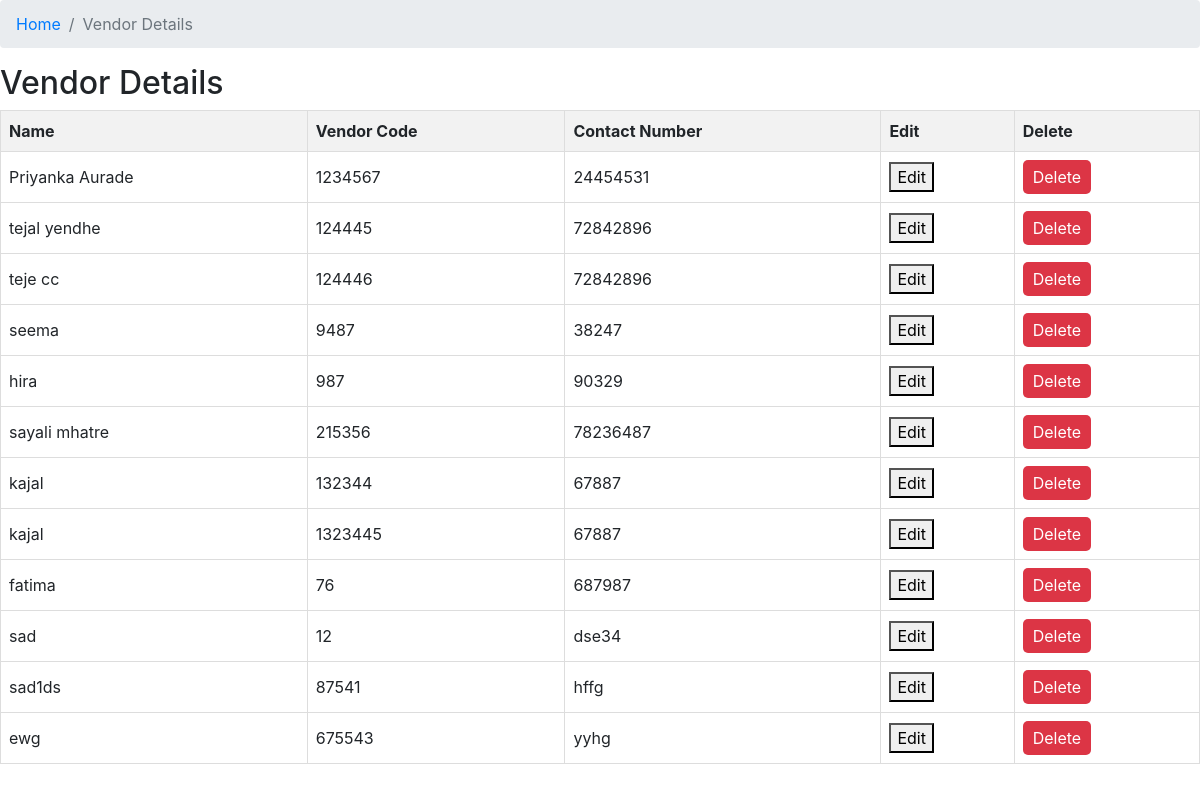
Page /vendor_details on the earlier database version.
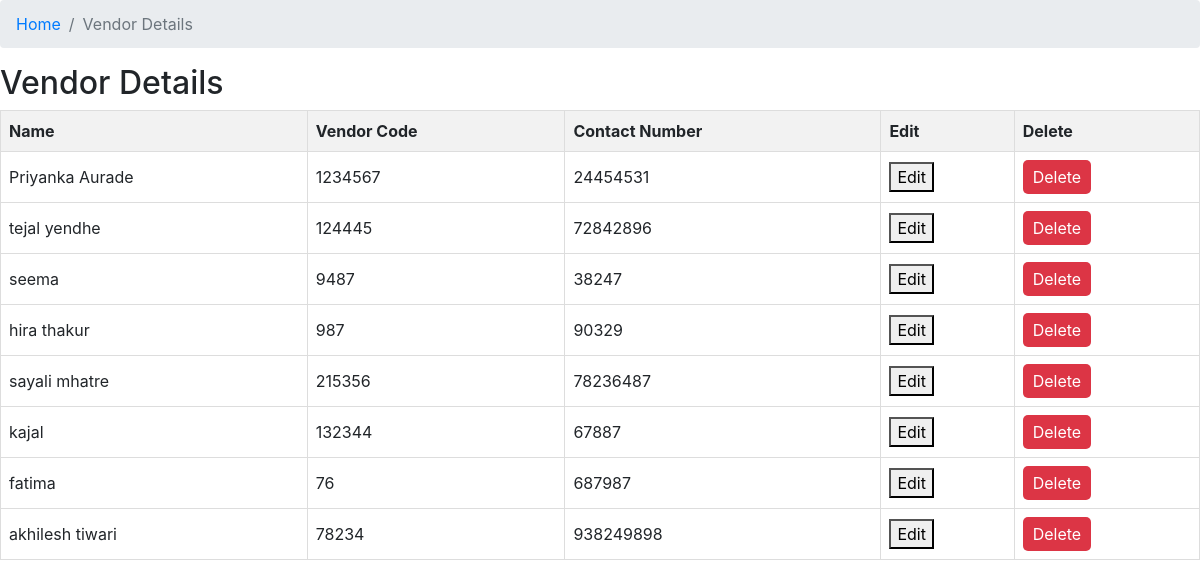
Same page on the later database version.
### vms/models.py (models this page shows, shortened)
class Vendor(models.Model):
    name = models.CharField(max_length=50)
    contact_details = models.TextField()
    address = models.TextField()
    vendor_code = models.CharField(max_length=20, unique=True)
    on_time_delivery_rate = models.FloatField(default=0)
    quality_rating_avg = models.FloatField(default=0)
    average_response_time = models.FloatField(default=0)
    fulfillment_rate = models.FloatField(default=0)

### vms/views.py (the view)
# urls.py: path('vendor_details', views.vendor_details, name='vendor_details'),
def vendor_details(request):
    data = Vendor.objects.all()
    context ={
        'data':data,
    }
    return render(request, 'vendor/view_vendor.html', context)

### templates/vendor/view_vendor.html (shortened to what this page needs)
<!DOCTYPE html>
<html lang="en">
<head>
    <link href="https://stackpath.bootstrapcdn.com/bootstrap/4.5.2/css/bootstrap.min.css" rel="stylesheet">
</head>
<body>
    <div class="pagetitle">
        <nav>
          <ol class="breadcrumb">
            <li class="breadcrumb-item"><a href="{% url 'index' %}">Home</a></li>
            <li class="breadcrumb-item active">Vendor Details</li>
          </ol>
        </nav>
    </div>
    <h2>Vendor Details</h2>
    <table>
        <thead>
            <tr>
                <th>Name</th>
                <th>Vendor Code</th>
                <th>Contact Number</th>
                <th>Edit</th>
                <th>Delete</th>
            </tr>
        </thead>
        <tbody>
            {% for vendor in data %}
                <tr class="vendor-row" data-vendor-id="{{ vendor.id }}">
                    <td>{{ vendor.name }}</td>
                    <td>{{ vendor.vendor_code }}</td>
                    <td>{{ vendor.contact_details }}</td>
                    <td>
                        <form method="post" action="{% url 'edit_vendor' vendor.id %}">
                            <button type="submit" class="edit-button">Edit</button>
                        </form>
                    </td>
                    <td>
                        <form method="post" action="{% url 'delete_vendor' vendor.id %}">
                            <button type="submit" class="delete-button" onclick="return confirm('Are you sure you want to delete this vendor?')">Delete</button>
                        </form>
                    </td>
                </tr>
            {% endfor %}
        </tbody>
    </table>
</body>
</html>

### templates/vendor/view_vendor.html (style rules this page uses)
table { width: 100%; border-collapse: collapse; }
th, td { border: 1px solid #dddddd; text-align: left; padding: 8px; }
th { background-color: #f2f2f2; }
.delete-button { background-color: #dc3545; color: #fff; border: none; padding: 5px 10px; border-radius: 5px; cursor: pointer; }

Differences in the rows shown:
removed Vendor: name "teje cc", vendor_code "124446", contact_details "72842896"
removed Vendor: name "kajal", vendor_code "1323445", contact_details "67887"
removed Vendor: name "sad", vendor_code "12", contact_details "dse34"
removed Vendor: name "sad1ds", vendor_code "87541", contact_details "hffg"
removed Vendor: name "ewg", vendor_code "675543", contact_details "yyhg"
changed Vendor: name "hira" → "hira thakur"
added Vendor: name "akhilesh tiwari", vendor_code "78234", contact_details "938249898"
